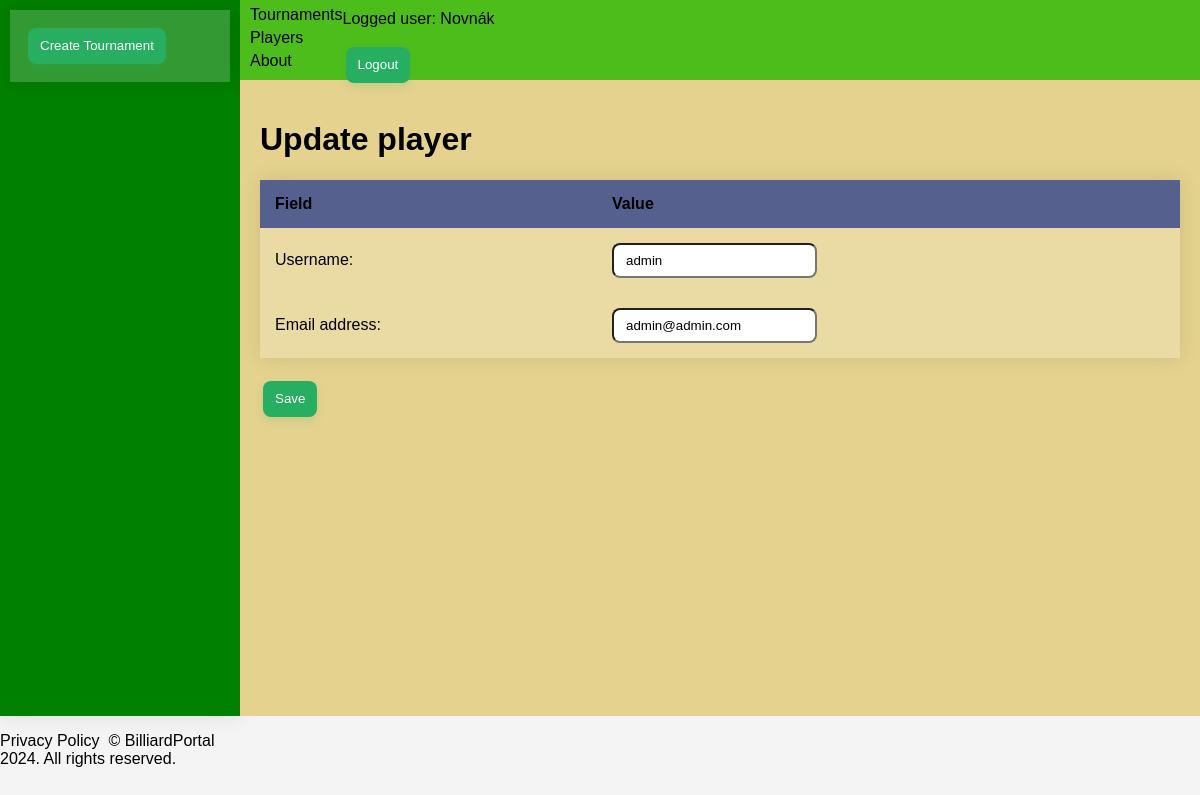
Screenshot of /player/1/update/ (signed in) with the database file from the repository.
### core/models.py (models this page shows)
class Player(AbstractUser):
    email = models.EmailField(('email address'), unique=True)
    USERNAME_FIELD = 'email'
    REQUIRED_FIELDS = ['username']

### core/views.py (the view)
# urls.py: path('<int:pk>/update/', PlayerUpdateView.as_view(model=Player, template_name="./player/player_update.html"), name='player_update'),
class PlayerUpdateView(UpdateView):
        model = Player
        form_class = PlayerUpdateForm
        success_url = reverse_lazy('player_list')

### core/forms.py
class PlayerUpdateForm(forms.ModelForm):
    class Meta:
        model = Player
        fields = ['username', 'email']

### templates/player/player_update.html (shortened to what this page needs)
{% extends "base.html" %}
{% block main_space %}
    <h1>Update player</h1>
    <form method="post" enctype="multipart/form-data">
        <table>
            <thead>
                <tr>
                    <th class="l">Field</th>
                    <th class="r">Value</th>
                </tr>
            </thead>
            <tbody>
            {% for field in form %}
                <tr>
                    <td class="l">{{ field.label_tag }}</td>
                    <td class="r">
                        {{ field }}
                    </td>
                </tr>
            {% endfor %}
            </tbody>
        </table>
        <button class="button-68" type="submit">Save</button>
    </form>
{% endblock main_space %}

### templates/login_form.html (shortened to what this page needs)
{% if user.is_authenticated %}
    <p>Logged user: {{ user.username }}</p>
    <form method="post" action="{% url 'logout' %}?next={% url 'tournament_list' %}">
        <button class="button-68" type="submit">Logout</button>
    </form>
{% endif %}

### static/style.css (style rules this page uses)
body { height: 98vh; display: grid; grid-template-columns: 20vw 1fr; grid-template-rows: 10vh 1fr; font-family: Arial, sans-serif; margin: 0; background-color: #f4f4f4; }
table { width: 100%; border-collapse: collapse; overflow: hidden; box-shadow: 0 0 20px rgba(0, 0, 0, 0.1); margin-bottom: 20px; }
th, td { padding: 15px; background-color: rgba(255, 255, 255, 0.2); }
th { text-align: left; }
thead th { background-color: #55608f; }
tbody td { position: relative; }
button { appearance: none; backface-visibility: hidden; background-color: #27ae60; border-radius: 8px; border-style: none; box-shadow: rgba(39, 174, 96, .15) 0 4px 9px; box-sizing: border-box; color: #fff; cursor: pointer; display: inline-block; letter-spacing: normal; line-height: 1.5; outline: none; overflow: hidden; padding: 1vh 1vw; margin: 3px; position: relative; text-align: center; text-decoration: none; transform: translate3d(0, 0, 0); transition: all .3s; user-select: none; -webkit-user-select: none; touch-action: manipulation; vertical-align: top; white-space: nowrap; }
input { border-radius: 8px ; padding: 1vh 1vw; }

### rows the page displays
Player: username "Novnák"
Player: form "admin" "admin@admin.com"

### other values shown
{{ field.label_tag }} "Username:" "Email address:"
